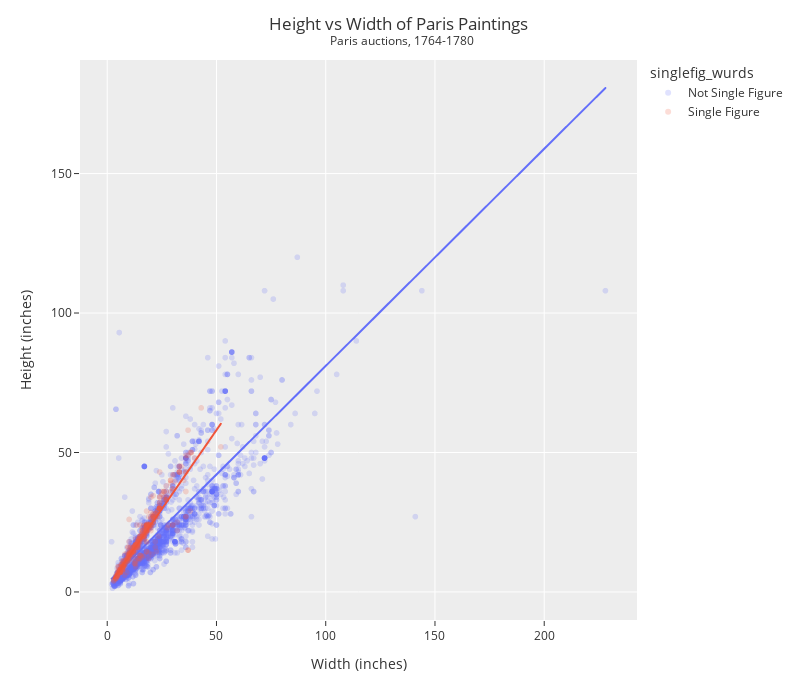

Notebook code for this chart:
### Markdown cell above
Most of these other categories are pretty lopsided. They are a bit specific.

### Code cell
# Example Code Trendline with Categories
fig = px.scatter(DF,
                 x='Width_in',
                 y="Height_in",
                 color='singlefig_wurds',
                 opacity=0.2,
                 trendline='ols',
                 width=800,
                 height=700)

fig.update_layout(template="ggplot2",
                  title='Height vs Width of Paris Paintings <br><sup> Paris auctions, 1764-1780</sup>',
                  title_x=0.5,
                  xaxis_title="Width (inches)",
                  yaxis_title="Height (inches)")

fig.show()

### Figure 1 — Plotly figure (JSON) as saved in the notebook; plotly's stock layout.template omitted (floating-point values rounded to 4 significant figures; data arrays with more than 128 entries replaced by an {"elided": "..."} marker saying what was removed)
{"data": [{"hovertemplate": "singlefig_wurds=Not Single Figure<br>Width_in=%{x}<br>Height_in=%{y}<extra></extra>", "legendgroup": "Not Single Figure", "marker": {"color": "#636efa", "opacity": 0.2, "symbol": "circle"}, "mode": "markers", "name": "Not Single Figure", "showlegend": true, "type": "scattergl", "x": {"elided": "2983 float values"}, "xaxis": "x", "y": {"elided": "2983 float values"}, "yaxis": "y"}, {"hovertemplate": "<b>OLS trendline</b><br>Height_in = 0.778448 * Width_in + 3.19261<br>R<sup>2</sup>=0.685782<br><br>singlefig_wurds=Not Single Figure<br>Width_in=%{x}<br>Height_in=%{y} <b>(trend)</b><extra></extra>", "legendgroup": "Not Single Figure", "marker": {"color": "#636efa", "symbol": "circle"}, "mode": "lines", "name": "Not Single Figure", "showlegend": false, "type": "scattergl", "x": {"elided": "2754 float values"}, "xaxis": "x", "y": {"elided": "2754 float values"}, "yaxis": "y"}, {"hovertemplate": "singlefig_wurds=Single Figure<br>Width_in=%{x}<br>Height_in=%{y}<extra></extra>", "legendgroup": "Single Figure", "marker": {"color": "#EF553B", "opacity": 0.2, "symbol": "circle"}, "mode": "markers", "name": "Single Figure", "showlegend": true, "type": "scattergl", "x": {"elided": "410 float values"}, "xaxis": "x", "y": {"elided": "410 float values"}, "yaxis": "y"}, {"hovertemplate": "<b>OLS trendline</b><br>Height_in = 1.13139 * Width_in + 1.46848<br>R<sup>2</sup>=0.839111<br><br>singlefig_wurds=Single Figure<br>Width_in=%{x}<br>Height_in=%{y} <b>(trend)</b><extra></extra>", "legendgroup": "Single Figure", "marker": {"color": "#EF553B", "symbol": "circle"}, "mode": "lines", "name": "Single Figure", "showlegend": false, "type": "scattergl", "x": {"elided": "381 float values"}, "xaxis": "x", "y": {"elided": "381 float values"}, "yaxis": "y"}], "layout": {"height": 700, "legend": {"title": {"text": "singlefig_wurds"}, "tracegroupgap": 0}, "margin": {"t": 60}, "title": {"text": "Height vs Width of Paris Paintings <br><sup> Paris auctions, 1764-1780</sup>", "x": 0.5}, "width": 800, "xaxis": {"anchor": "y", "autorange": true, "domain": [0, 1], "range": [-12.46, 242.5], "title": {"text": "Width (inches)"}, "type": "linear"}, "yaxis": {"anchor": "x", "autorange": true, "domain": [0, 1], "range": [-10.05, 190.7], "title": {"text": "Height (inches)"}, "type": "linear"}}}
